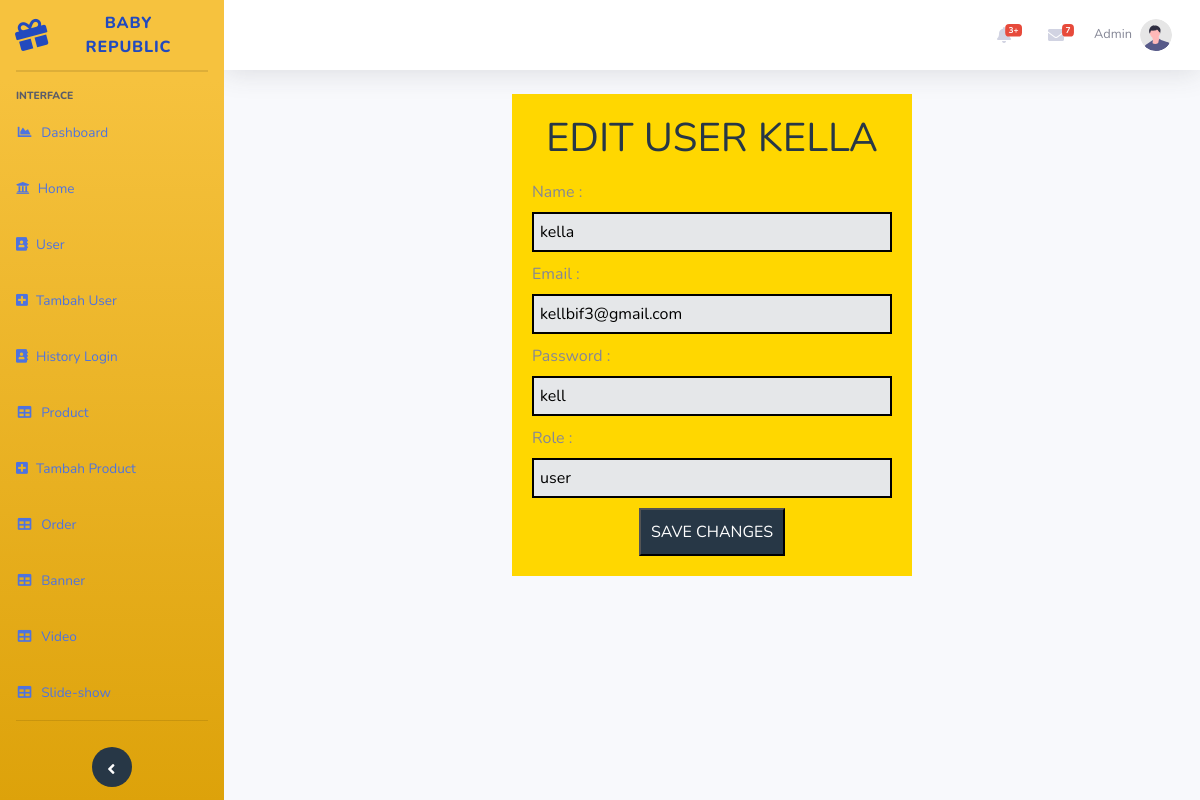
The page /BabyRepublic/edituser.php?id=14 on the database its author committed.
### tables this page shows
CREATE TABLE `user` (
  `id` int(25) NOT NULL,
  `name` varchar(255) NOT NULL,
  `email` varchar(255) NOT NULL,
  `password` varchar(255) NOT NULL,
  `role` varchar(255) NOT NULL,
  `lastactivity` datetime NOT NULL
);

### BabyRepublic/edituser.php (the view, shortened to what this page needs)
<?php
    include('koneksi.php');
    if (isset($_GET['id'])) {
        $id = $_GET['id'];
        $query = "SELECT * FROM user WHERE id = '$id'";
        $result = mysqli_query($koneksi,$query);
        $data  = mysqli_fetch_assoc($result);
    }else{
        echo "<script>alert('Masukkan ID yang ingin di Edit');window.location='user.php';</script>";
    }
?>
<!DOCTYPE html>
<html lang="en">
<head>
    <link href="vendor/fontawesome-free/css/all.min.css" rel="stylesheet" type="text/css">
    <link href="css/sb-admin-2.min.css" rel="stylesheet">
</head>
<body id="page-top">
    <div id="wrapper">
        <ul class="navbar-nav bg-gradient-warning text-dark sidebar sidebar-warning" id="accordionSidebar">
            <a class="sidebar-brand d-flex align-items-center justify-content-center" href="#">
                <div class="sidebar-brand-icon rotate-n-15">
                <i class="fa fa-gift" aria-hidden="true"></i>
                </div>
                <div class="sidebar-brand-text mx-3">Baby Republic </div>
            </a>
            <hr class="sidebar-divider my-0">
            <hr class="sidebar-divider">
            <div class="sidebar-heading">
                Interface
            </div>
            <li class="nav-item">
                <a class="nav-link" href="dashboard.php">
                    <i class="fas fa-fw fa-chart-area"></i>
                    <span>Dashboard</span></a>
            </li>
            <li class="nav-item">
                <a class="nav-link" href="home.php">
                <i class="fa fa-university" aria-hidden="true"></i>
                    <span>Home</span></a>
            </li>
            <li class="nav-item">
                <a class="nav-link" href="user.php">
                <i class="fa fa-address-book" aria-hidden="true"></i>
                    <span>User</span></a>
            </li>
            <li class="nav-item">
                <a class="nav-link" href="tambahuser.php">
                <i class="fa fa-plus-square" aria-hidden="true"></i>
                    <span>Tambah User</span></a>
            </li>
            <li class="nav-item">
                <a class="nav-link" href="history.php">
                <i class="fa fa-address-book" aria-hidden="true"></i>
                    <span>History Login</span></a>
            </li>
            <li class="nav-item">
                <a class="nav-link" href="Product.php">
                    <i class="fas fa-fw fa-table"></i>
                    <span>Product</span></a>
            </li>
            <li class="nav-item">
                <a class="nav-link" href="tambahproduct.php">
                <i class="fa fa-plus-square" aria-hidden="true"></i>
                    <span>Tambah Product</span></a>
            </li>
            <li class="nav-item">
                <a class="nav-link" href="order.php">
                    <i class="fas fa-fw fa-table"></i>
                    <span>Order</span></a>
            </li>
            <li class="nav-item">
                <a class="nav-link" href="banner.php">
                <i class="fas fa-fw fa-table"></i>
                    <span>Banner</span></a>
            </li>
            <li class="nav-item">
                <a class="nav-link" href="video.php">
                <i class="fas fa-fw fa-table"></i>
                    <span>Video</span></a>
            </li>
            <li class="nav-item">
                <a class="nav-link" href="slideshow.php">
                <i class="fas fa-fw fa-table"></i>
                    <span>Slide-show</span></a>
            </li>
            <hr class="sidebar-divider d-none d-md-block">
            <div class="text-center d-none d-md-inline">
                <button class="rounded-circle border-0" id="sidebarToggle"></button>
            </div>
        </ul>
        <div id="content-wrapper" class="d-flex flex-column">
            <div id="content">
                <nav class="navbar navbar-expand navbar-light bg-white topbar mb-4 static-top shadow">
                    <ul class="navbar-nav ml-auto">
                        <li class="nav-item dropdown no-arrow mx-1">
                            <a class="nav-link dropdown-toggle" href="#" id="alertsDropdown" role="button"
                                data-toggle="dropdown" aria-haspopup="true" aria-expanded="false">
                                <i class="fas fa-bell fa-fw"></i>
                                <span class="badge badge-danger badge-counter">3+</span>
                            </a>
                        <li class="nav-item dropdown no-arrow mx-1">
                            <a class="nav-link dropdown-toggle" href="#" id="messagesDropdown" role="button"
                                data-toggle="dropdown" aria-haspopup="true" aria-expanded="false">
                                <i class="fas fa-envelope fa-fw"></i>
                                <span class="badge badge-danger badge-counter">7</span>
                            </a>
                        <li class="nav-item dropdown no-arrow">
                            <a class="nav-link dropdown-toggle" href="#" id="userDropdown" role="button"
                                data-toggle="dropdown" aria-haspopup="true" aria-expanded="false">
                                <span class="mr-2 d-none d-lg-inline text-gray-600 small">Admin</span>
                                <img class="img-profile rounded-circle"
                                    src="img/undraw_profile.svg">
                            </a>
                        </li>
                    </ul>
                </nav>
                <div class="container-fluid">
                    <form method="POST" action="prosesedituser.php" enctype="multipart/form-data">
                    <section class="base">
                    <center><h1>EDIT USER <?php echo $data ['name']; ?></h1></center>
                    <div>
                        <label>Name :</label>
                        <input type="text" name="name" required="" VALUE="<?php echo $data ['name']; ?>">
                    </div>
                    <div>
                        <label>Email :</label>
                        <input type="email" name="email" required="" VALUE="<?php echo $data ['email']; ?>">
                    </div>
                    <div>
                        <label>Password :</label>
                        <input type="text" name="password" required="" VALUE="<?php echo $data ['password']; ?>">
                    </div>
                    <div>
                        <label>Role :</label>
                        <input type="text" name="role" required="" VALUE="<?php echo $data ['role']; ?>">
                    </div>
                    <div>
                        <center><button type="submit">SAVE CHANGES</button></center>
                    </div>
                    </section>
                    </form>
                </div>
        </div>
    </div>
</body>
</html>

### BabyRepublic/edituser.php (style rules this page uses)
* { fontfamily: "Helvetica Neue",Helvetica,Arial; }
h1 { text-transform : uppercase; color: #273746 ; }
label { margin-top : 10px; float : left; text-align : left; width : 100%; text-color : black; }
input { padding : 6px; width : 100%; box-sizing : border-box; background-color : #E5E7E9; border : 2px solid; outline-color : salmon; }
.base { width : 400px; padding : 20px; margin-left: auto; margin-right: auto; background-color : gold ; }
button { margin-top: 10px; text-align: center; padding : 10px; color : white ; background-color : #273746; }

### rows shown on the page
user: name "KELLA", name "kella", email "kellbif3@gmail.com", password "kell", role "user"
